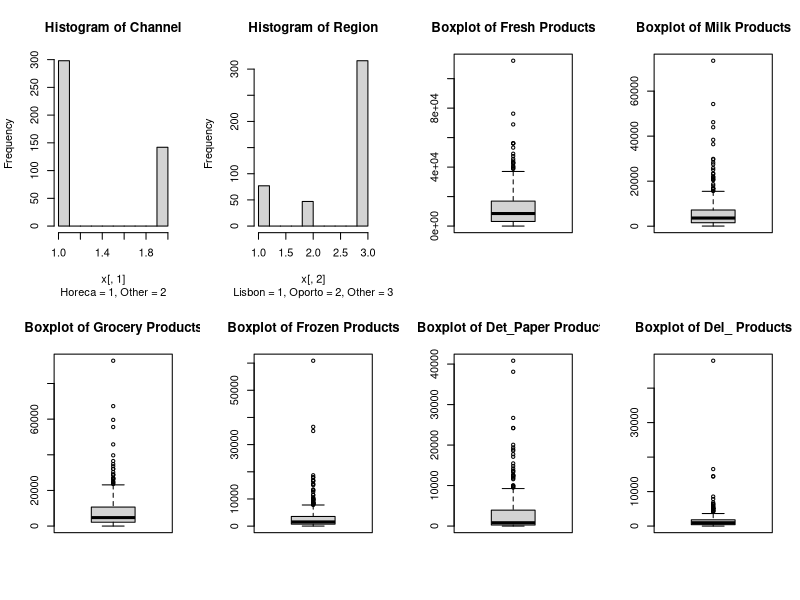
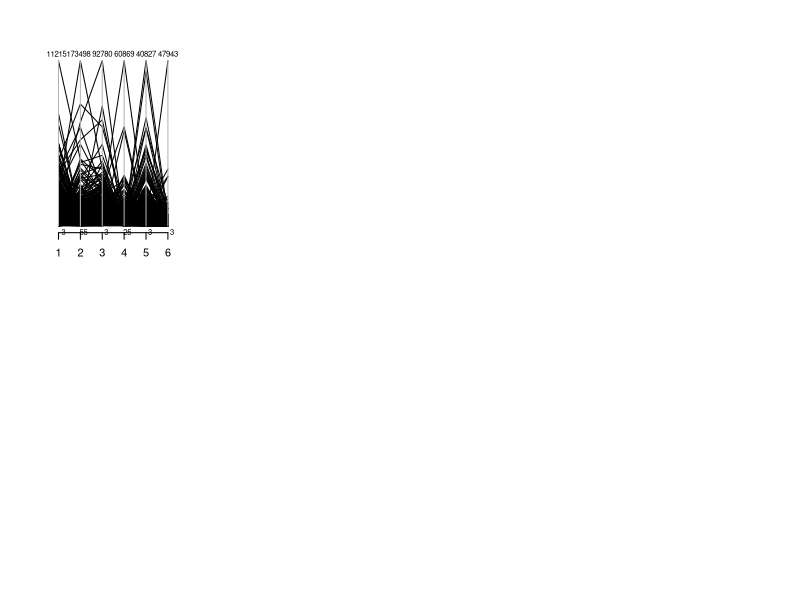

Generate these figures, in order, with R: (Note: this script raises an error after producing the figures.)
#rcodes project

library(readr)
data <- read_csv("Wholesale customers data.csv", 
                 col_types = cols(X10 = col_skip(), X11 = col_skip(), 
                                  X12 = col_skip(), X9 = col_skip()))
View(data)

#removed columns which had details of the columns


x=matrix(c(data$Channel,data$Region,data$Fresh,data$Milk,data$Grocery,data$Frozen,data$Detergents_Paper,data$Delicassen), ncol=8,byrow=FALSE)
x.new=x[,3:8]



par(mfrow=c(2,4))
hist(x[,1],main="Histogram of Channel",sub="Horeca = 1, Other = 2")
hist(x[,2],main="Histogram of Region",sub="Lisbon = 1, Oporto = 2, Other = 3")
boxplot(x[,3],main="Boxplot of Fresh Products")
boxplot(x[,4],main="Boxplot of Milk Products")
boxplot(x[,5],main="Boxplot of Grocery Products")
boxplot(x[,6],main="Boxplot of Frozen Products")
boxplot(x[,7],main="Boxplot of Det_Paper Products")
boxplot(x[,8],main="Boxplot of Del_ Products")



library(MASS)
parcoord(x.new,var.label = TRUE)

x.orig=x
x=x.new
x[,3:8]=scale(x[,3:8])
#performing clustering
#default distance is euclidean
hc.complete =hclust(dist(x), method="complete")
hc.average =hclust(dist(x), method ="average")
hc.single=hclust(dist(x), method ="single")
hc.centroid=hclust(dist(x), method ="centroid")

#making plots
par(mfrow=c(2,2)) 
plot(hc.complete,main="Complete Linkage")
plot(hc.average, main="Average Linkage")
plot(hc.single, main="Single Linkage")
plot(hc.single, main="Centroid Linkage")

cutree(hc.complete,7)
cutree(hc.single,7)
cutree(hc.average,7)
hist(cutree(hc.complete,7))
hist(cutree(hc.single,7))
hist(cutree(hc.average,7))


xsc=scale(x)
plot(hclust(dist(xsc), method ="complete"), main="Hierarchical Clustering with Scaled Features")
plot(hclust(dist(xsc), method ="average"), main="Hierarchical Clustering with Scaled Features")
plot(hclust(dist(xsc), method ="single"), main="Hierarchical Clustering with Scaled Features")

#for correlation
dd=as.dist(1-cor(t(x)))
plot(hclust(dd, method ="complete"), main="Complete Linkage with Correlation-Based Distance ", xlab="", sub ="")
plot(hclust(dd, method ="average"),hang = -1,main="Average Linkage with Correlation-Based Distance ", xlab="", sub ="")
plot(hclust(dd, method ="single"), main="Single Linkage with Correlation-Based Distance ", xlab="", sub ="")

hcd = as.dendrogram(hc)
plot(hcd, type="triangle")

install.packages("ape")
library(ape)
plot(as.phylo(cut(hc,400)), type = "fan")
